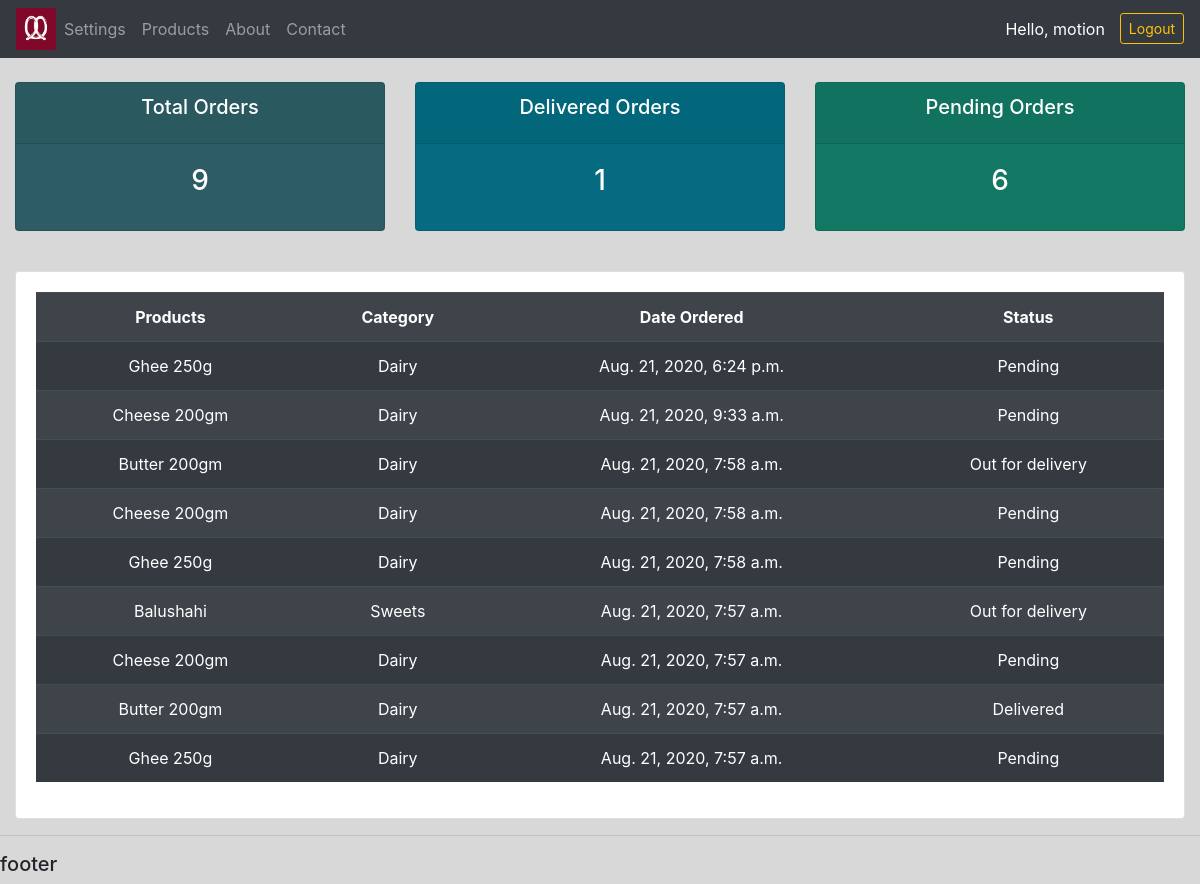
The page /user/ (signed in) on the database its author committed.
### accounts/models.py (models this page shows, shortened)
class Order(models.Model):
    STATUS = (
        ('Delivered', 'Delivered'),
        ('Out for delivery', 'Out for delivery'),
        ('Pending', 'Pending'),
    )
    customer = models.ForeignKey(Customer, null=True, on_delete = models.SET_NULL)
    product = models.ForeignKey(Product, null=True, on_delete=models.SET_NULL)
    date_created = models.DateTimeField(auto_now_add=True, null=True)
    status = models.CharField(max_length=200, null=True, choices=STATUS)

class Product(models.Model):
    CATEGORY = (
        ('Breads', 'Breads'),
        ('Fruits', 'Fruits'),
        ('Dairy', 'Dairy'),
        ('Vegetables', 'Vegetables'),
        ('Meat&Fish', 'Meat&Fish'),
        ('Sweets', 'Sweets'),
    )
    name = models.CharField(max_length=200, null=True)
    price = models.FloatField(null=True)
    category = models.CharField(max_length=200, null=True, choices=CATEGORY)
    description = models.TextField(blank=True)
    date_created = models.DateTimeField(auto_now_add=True, null=True)
    tags = models.ManyToManyField(Tag)

### accounts/decorators.py (the view)
        def wrapper_func(request, *args, **kwargs):
            group = None
            if request.user.groups.exists():
                group = request.user.groups.all()[0].name
            if group in allowed_roles:
                return view_func(request, *args, **kwargs)
            else:
                return HttpResponse('Not authorized to view this page.')

### accounts/views.py (called while the page is built)
@login_required(login_url='login')
@allowed_users(allowed_roles=['customer'])
def userPage(request):
    orders = request.user.customer.order_set.all().order_by('-date_created')
    total_orders = orders.count()
    delivered = orders.filter(status='Delivered').count()
    pending = orders.filter(status='Pending').count()
    context = {
        'orders':orders,
        'total_orders': total_orders,
        'delivered': delivered,
        'pending': pending,
    }
    return render(request, 'accounts/user.html', context)

### accounts/templates/accounts/user.html
{% extends 'accounts/base.html' %}
{% block content %}
{% include 'accounts/status.html' %}
<br>
<div class="row">
    <div class="col-md">
        <div class="card card-body">
            <table class="table table-striped table-dark text-center">
                <tr>
                    <th>Products</th>
                    <th>Category</th>
                    <th>Date Ordered</th>
                    <th>Status</th>
                </tr>
                {% for order in orders %}
                <tr>
                    <td>{{order.product.name}}</td>
                    <td>{{order.product.category}}</td>
                    <td>{{order.date_created}}</td>
                    <td>{{order.status}}</td>
                </tr>
                {% endfor %}
            </table>
        </div>
    </div>
</div>
{% endblock %}

### accounts/templates/accounts/partials/__navbar.html (shortened to what this page needs)
{% load static %}
<nav class="navbar navbar-expand-lg navbar-dark bg-dark">
    <a href="{% url 'dashboard' %}"><img src="{% static 'images/logo.png' %}" id="logo" alt=""></a>
    <div class="collapse navbar-collapse" id="navbarSupportedContent">
      <ul class="navbar-nav mr-auto">
        {% if request.user.is_staff %}
        <li class="nav-item">
          <a class="nav-link" href="{% url 'dashboard' %}">Dashboard</a>
        </li>
        {% else %}
        <li class="nav-item">
          <a class="nav-link" href="{% url 'account' %}">Settings</a>
        </li>
        {% endif %}
        <li class="nav-item">
          <a class="nav-link" href="{% url 'products' %}">Products</a>
        </li>
        <li class="nav-item">
          <a class="nav-link" href="{% url 'about' %}">About</a>
        </li>
        <li class="nav-item">
          <a class="nav-link" href="{% url 'contact' %}">Contact</a>
        </li>
      </ul>
      <span class="hello" >Hello, {{request.user}} </span>
      <span><a class="btn btn-sm btn-outline-warning" href="{% url 'logout' %}">Logout</a></span>
    </div>
  </nav>

### static/css/main.css (style rules this page uses)
body { background-color: rgb(216, 216, 216); }
#logo { max-width: 40px; }

### accounts/templates/accounts/partials/__navbar.html (style rules this page uses)
.hello { font-size: 16px; color: #fff; margin-right: 15px; }

### rows shown on the page
Order: product.name "Ghee 250g", product.category "Dairy", date_created "Aug. 21, 2020, 6:24 p.m.", status "Pending"
Order: product.name "Cheese 200gm", product.category "Dairy", date_created "Aug. 21, 2020, 9:33 a.m.", status "Pending"
Order: product.name "Butter 200gm", product.category "Dairy", date_created "Aug. 21, 2020, 7:58 a.m.", status "Out for delivery"
Order: product.name "Cheese 200gm", product.category "Dairy", date_created "Aug. 21, 2020, 7:58 a.m.", status "Pending"
Order: product.name "Ghee 250g", product.category "Dairy", date_created "Aug. 21, 2020, 7:58 a.m.", status "Pending"
Order: product.name "Balushahi", product.category "Sweets", date_created "Aug. 21, 2020, 7:57 a.m.", status "Out for delivery"
Order: product.name "Cheese 200gm", product.category "Dairy", date_created "Aug. 21, 2020, 7:57 a.m.", status "Pending"
Order: product.name "Butter 200gm", product.category "Dairy", date_created "Aug. 21, 2020, 7:57 a.m.", status "Delivered"
Order: product.name "Ghee 250g", product.category "Dairy", date_created "Aug. 21, 2020, 7:57 a.m.", status "Pending"

### other values the page prints
{{ request.user }} "motion"
{{ total_orders }} "9"
{{ delivered }} "1"
{{ pending }} "6"
